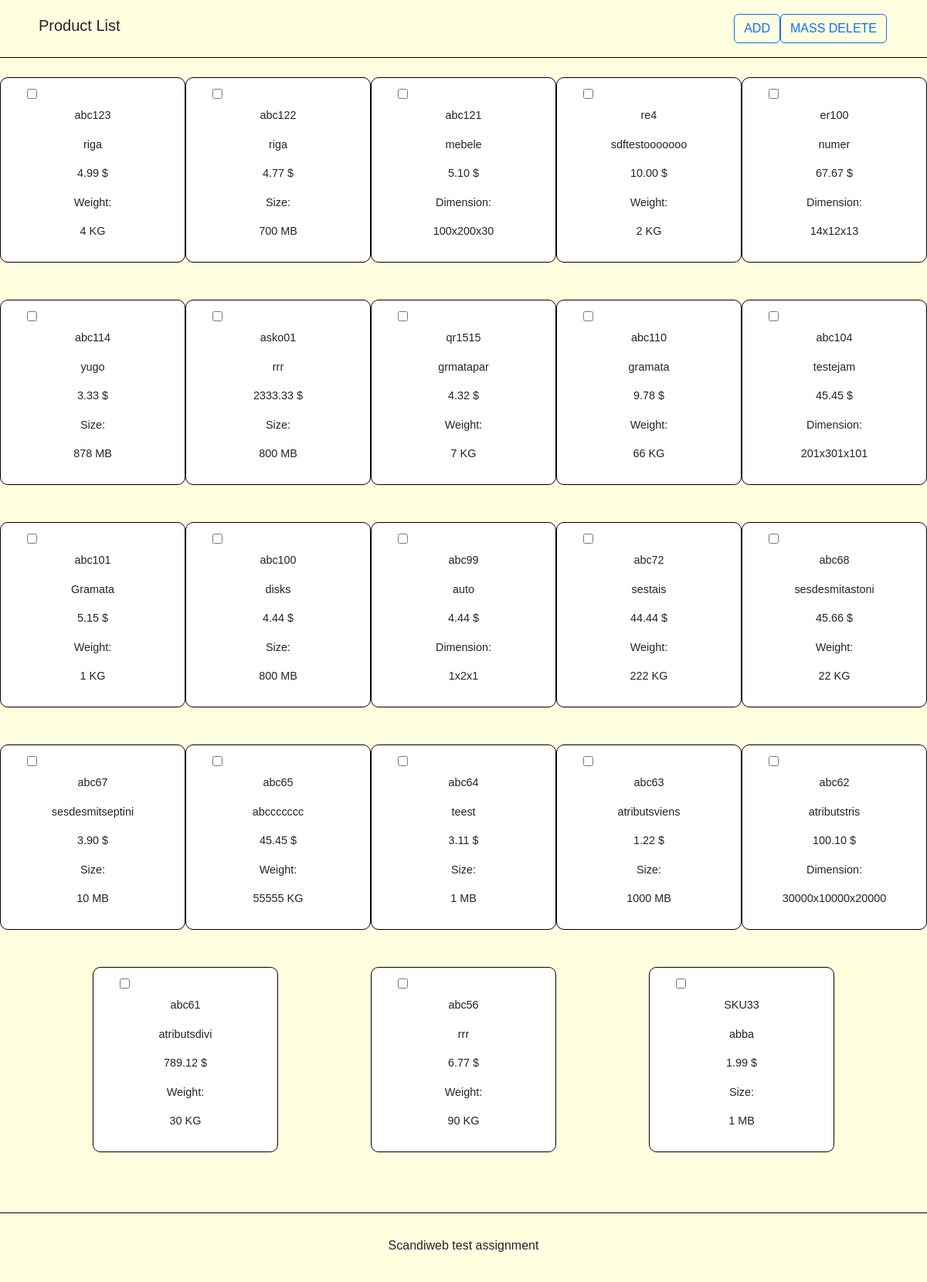
The page / on the database its author committed.
### tables this page shows
CREATE TABLE IF NOT EXISTS `products` (
  `id` int NOT NULL AUTO_INCREMENT,
  `sku` varchar(50) NOT NULL,
  `name` varchar(50) NOT NULL,
  `price` decimal(8,2) NOT NULL,
  `type_id` int NOT NULL,
  PRIMARY KEY (`id`),
  UNIQUE KEY `sku` (`sku`),
  KEY `type_id` (`type_id`)
);

CREATE TABLE IF NOT EXISTS `prod_types` (
  `id` int NOT NULL AUTO_INCREMENT,
  `type` varchar(50) NOT NULL,
  `type_name` varchar(50) NOT NULL,
  `type_val` varchar(50) NOT NULL,
  PRIMARY KEY (`id`)
);

### database.php (called while the page is built, shortened)
<?php
class Database {
    public function connect($connectionType = 'mysqli'){
        $this->db_host = 'localhost';
        $this->db_user = 'root';
        $this->db_psw = 'a2a3';
        $this->db_name = 'db_products';
        if($connectionType == 'mysqli'){
        $conn = new mysqli($this->db_host, $this->db_user, $this->db_psw, $this->db_name);
        return $conn;
    }
}
}
?>

### queries.php (called while the page is built, shortened)
<?php
include("database.php");
class Queries extends Database {
    public function fetchAll(){
        $sql="SELECT products.id, products.sku, products.name, products.price, prod_types.type_name, prod_types.type_val,
            GROUP_CONCAT(product_values.value SEPARATOR'x') AS total
            FROM products
            JOIN product_values ON products.id = product_values.product_id
            JOIN prod_types ON products.type_id = prod_types.id
            GROUP BY products.sku
            ORDER BY id DESC
            ";
        $result = $this->connect()->query($sql);
        if($result->num_rows>0){
            $arr = array();
            while($row = $result->fetch_assoc()){
                $arr[] = $row;
            }
            return $arr;
        } else {
            return null;
        }
    }
}
?>

### index.php (the view, shortened to what this page needs)
<?php
include('queries.php');
$data = new queries();
$all = $data->fetchAll();
?>
<!DOCTYPE html>
<html lang="en">
<head>
    <link href="https://cdn.jsdelivr.net/npm/bootstrap@5.2.2/dist/css/bootstrap.min.css" rel="stylesheet">
    <link rel="stylesheet" href="style.css">
</head>
<main>
<body class="body-index">
<div class="navbar fixed-top navbar-expand-sm" id="navbar-index">
  <div class="container d-flex flex-wrap">
        <h5 class="p-2 col-md-6 font-weight-normal">Product List</h5>
          <div class="d-flex input-row">
              <a href="/addproduct.php"><button class="btn btn-outline-primary" >ADD</button></a>
              <form action="actiondelete.php" method="POST">
              <button class="btn btn-outline-primary" type="submit" name="delete_checked">MASS DELETE</button>
              </div>
</div>
</div>
<div class="container-main d-flex col-md-12 flex-wrap justify-content-evenly" id="container-main">
<?php
    if(isset($all['0'])){
      foreach($all as $key=>$val){
?>
<div class="card p-1 mb-5 align-items-center" id="card-index">
    <div class="form-check align-self-start">
      <label class="form-check-label m-2 mb-3">
        <input type="checkbox" class="delete-checkbox" name="idsarr[]" value="<?= $val['id'];?>">
      </label>
    </div>
    <ul class="group-items">
      <li class="list-group-item m-2"><?= $val['sku'];?></li>
      <li class="list-group-item m-2"><?= $val['name'];?></li>
      <li class="list-group-item m-2"><?= $val['price'];?> $</li>
      <li class="list-group-item m-2"><?= $val['type_name'];?></li>
      <li class="list-group-item m-2"><?= $val['total'];?> <?= $val['type_val'];?></li>
    </ul>
</div>
<?php
  } } else { ?>
      <span>No records found</span>
    <?php } ?>
</div>
<footer>Scandiweb test assignment</footer>
</main>
</body>
</html>

### style.css (style rules this page uses)
:root { box-sizing: border-box; }
*, *::before, *::after { box-sizing: inherit; margin: 0px; }
#container-main { margin-top: 100px; min-height: 400px; }
.body-index { font-family: Arial, Helvetica, sans-serif; font-size: 16px; background-color: lightyellow; }
#navbar-index { background-color: lightyellow; border-bottom: 1px solid black; }
#card-index { width: 15rem; height: 15rem; font-size: 0.9rem; border: 1px solid black; border-radius: 10px; background-color: white; }
.group-items { display: grid; justify-items: center; padding-left: 0px; }
footer { display:grid; min-height: 90px; justify-content: center; border-top: solid 1px black; padding-top: 30px; margin-top: 30px; font-size: 1rem; }
.input-row { display: flex; flex-direction: row; justify-content: space-between; margin: 10px; align-items: center; max-height: 40px; }

### rows shown on the page
products: sku "abc123", name "riga", price "4.99", prod_types.type_name "Weight:", total "4", prod_types.type_val "KG"
products: sku "abc122", name "riga", price "4.77", prod_types.type_name "Size:", total "700", prod_types.type_val "MB"
products: sku "abc121", name "mebele", price "5.10", prod_types.type_name "Dimension:", total "100x200x30"
products: sku "re4", name "sdftestooooooo", price "10.00", prod_types.type_name "Weight:", total "2", prod_types.type_val "KG"
products: sku "er100", name "numer", price "67.67", prod_types.type_name "Dimension:", total "14x12x13"
products: sku "abc114", name "yugo", price "3.33", prod_types.type_name "Size:", total "878", prod_types.type_val "MB"
products: sku "asko01", name "rrr", price "2333.33", prod_types.type_name "Size:", total "800", prod_types.type_val "MB"
products: sku "qr1515", name "grmatapar", price "4.32", prod_types.type_name "Weight:", total "7", prod_types.type_val "KG"
products: sku "abc110", name "gramata", price "9.78", prod_types.type_name "Weight:", total "66", prod_types.type_val "KG"
products: sku "abc104", name "testejam", price "45.45", prod_types.type_name "Dimension:", total "201x301x101"
products: sku "abc101", name "Gramata", price "5.15", prod_types.type_name "Weight:", total "1", prod_types.type_val "KG"
products: sku "abc100", name "disks", price "4.44", prod_types.type_name "Size:", total "800", prod_types.type_val "MB"
products: sku "abc99", name "auto", price "4.44", prod_types.type_name "Dimension:", total "1x2x1"
products: sku "abc72", name "sestais", price "44.44", prod_types.type_name "Weight:", total "222", prod_types.type_val "KG"
products: sku "abc68", name "sesdesmitastoni", price "45.66", prod_types.type_name "Weight:", total "22", prod_types.type_val "KG"
products: sku "abc67", name "sesdesmitseptini", price "3.90", prod_types.type_name "Size:", total "10", prod_types.type_val "MB"
products: sku "abc65", name "abccccccc", price "45.45", prod_types.type_name "Weight:", total "55555", prod_types.type_val "KG"
products: sku "abc64", name "teest", price "3.11", prod_types.type_name "Size:", total "1", prod_types.type_val "MB"
products: sku "abc63", name "atributsviens", price "1.22", prod_types.type_name "Size:", total "1000", prod_types.type_val "MB"
products: sku "abc62", name "atributstris", price "100.10", prod_types.type_name "Dimension:", total "30000x10000x20000"
products: sku "abc61", name "atributsdivi", price "789.12", prod_types.type_name "Weight:", total "30", prod_types.type_val "KG"
products: sku "abc56", name "rrr", price "6.77", prod_types.type_name "Weight:", total "90", prod_types.type_val "KG"
products: sku "SKU33", name "abba", price "1.99", prod_types.type_name "Size:", total "1", prod_types.type_val "MB"
